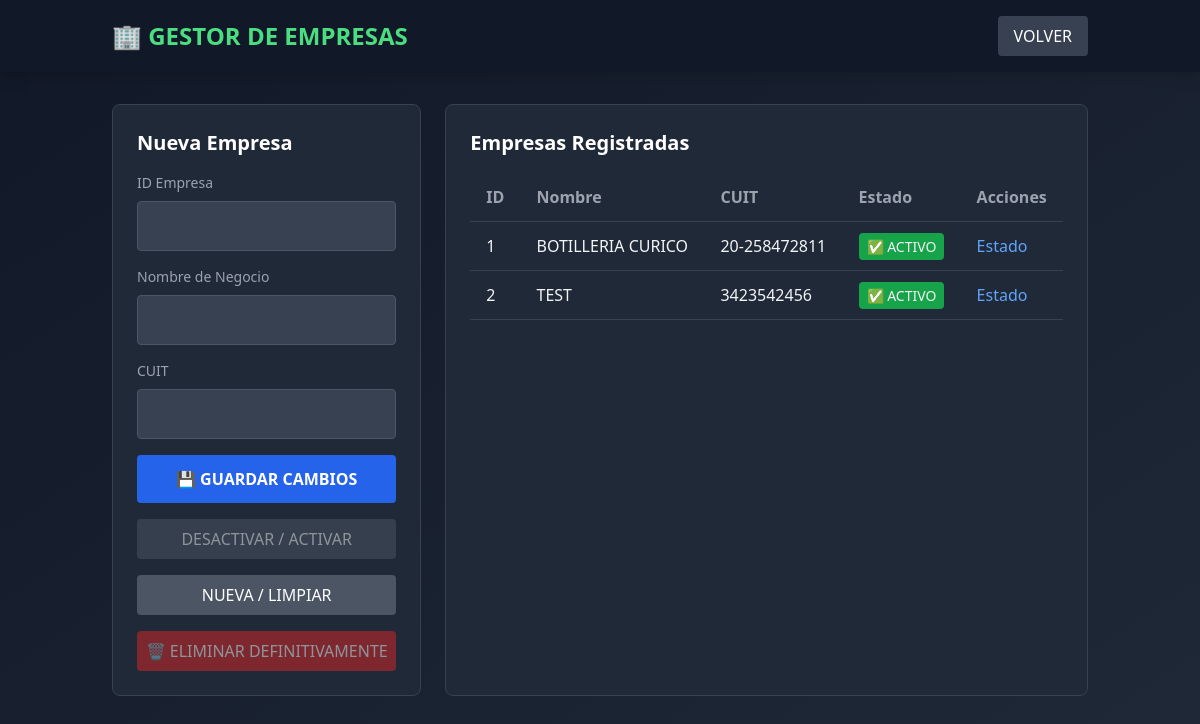
The page /empresas.php (signed in) on the database its author committed.
### tables this page shows
CREATE TABLE `empresas` (
  `id` int(11) NOT NULL AUTO_INCREMENT,
  `nombre` varchar(100) NOT NULL,
  `cuit` varchar(20) DEFAULT NULL,
  `email` varchar(100) DEFAULT NULL,
  `url_personalizada` varchar(50) DEFAULT NULL,
  `activo` tinyint(1) DEFAULT 1,
  PRIMARY KEY (`id`)
);

### config.php (called while the page is built, shortened)
<?php
function getDB() {
    try {
        $pdo = new PDO("mysql:host=".DB_HOST.";dbname=".DB_NAME.";charset=utf8mb4", DB_USER, DB_PASS);
        $pdo->setAttribute(PDO::ATTR_ERRMODE, PDO::ERRMODE_EXCEPTION);
        $pdo->setAttribute(PDO::ATTR_DEFAULT_FETCH_MODE, PDO::FETCH_ASSOC);
        return $pdo;
    } catch(PDOException $e) {
        die("Error de conexión: " . $e->getMessage());
    }
}
function query($sql, $params = []) {
    $db = getDB();
    $stmt = $db->prepare($sql);
    $stmt->execute($params);
    return $stmt;
}
function fetchAll($sql, $params = []) {
    $stmt = query($sql, $params);
    return $stmt->fetchAll();
}

### empresas.php (the view, shortened to what this page needs)
<?php
require_once 'config.php';
$empresas = fetchAll("SELECT id, nombre, cuit, activo FROM empresas ORDER BY id ASC");
?>
<!DOCTYPE html>
<html lang="es">
<head>
    <script src="https://cdn.tailwindcss.com"></script>
</head>
<body class="min-h-screen bg-gradient-to-br from-gray-900 to-gray-800 text-gray-100">
    <header class="bg-gray-900 shadow-lg">
        <div class="container mx-auto px-6 py-4 flex justify-between items-center">
            <h1 class="text-2xl font-bold text-green-400">🏢 GESTOR DE EMPRESAS</h1>
            <a href="dashboard.php" class="bg-gray-700 hover:bg-gray-600 text-white px-4 py-2 rounded">VOLVER</a>
        </div>
    </header>
    <main class="container mx-auto px-6 py-8">
        <div class="grid grid-cols-1 lg:grid-cols-3 gap-6">
            <div class="bg-gray-800 rounded-lg border border-gray-700 p-6">
                <h3 class="text-xl font-bold text-white mb-4" id="formTitle">Nueva Empresa</h3>
                <form method="POST" id="empresaForm">
                    <div class="space-y-4">
                        <div>
                            <label class="block text-gray-400 text-sm mb-2">ID Empresa</label>
                            <input type="number" id="inputId" readonly
                                   class="w-full bg-gray-700 text-white p-3 rounded border border-gray-600">
                        </div>
                        <div>
                            <label class="block text-gray-400 text-sm mb-2">Nombre de Negocio</label>
                            <input type="text" name="nombre" id="nombre" required
                                   class="w-full bg-gray-700 text-white p-3 rounded border border-gray-600">
                        </div>
                        <div>
                            <label class="block text-gray-400 text-sm mb-2">CUIT</label>
                            <input type="text" name="cuit" id="cuit"
                                   class="w-full bg-gray-700 text-white p-3 rounded border border-gray-600">
                        </div>
                        <button type="submit" class="w-full bg-blue-600 hover:bg-blue-700 text-white py-3 rounded font-bold">
                            💾 GUARDAR CAMBIOS
                        </button>
                        <button type="button" onclick="toggleEstado()" id="btnToggle" disabled
                                class="w-full bg-gray-600 hover:bg-gray-700 text-white py-2 rounded disabled:opacity-50">
                            DESACTIVAR / ACTIVAR
                        </button>
                        <button type="button" onclick="limpiarFormulario()" class="w-full bg-gray-600 hover:bg-gray-700 text-white py-2 rounded">
                            NUEVA / LIMPIAR
                        </button>
                        <button type="button" onclick="eliminarEmpresa()" id="btnEliminar" disabled
                                class="w-full bg-red-600 hover:bg-red-700 text-white py-2 rounded disabled:opacity-50">
                            🗑️ ELIMINAR DEFINITIVAMENTE
                        </button>
                    </div>
                </form>
            </div>
            <div class="lg:col-span-2 bg-gray-800 rounded-lg border border-gray-700 p-6">
                <h3 class="text-xl font-bold text-white mb-4">Empresas Registradas</h3>
                <table class="w-full">
                    <thead>
                        <tr class="border-b border-gray-700">
                            <th class="text-left py-3 px-4 text-gray-400">ID</th>
                            <th class="text-left py-3 px-4 text-gray-400">Nombre</th>
                            <th class="text-left py-3 px-4 text-gray-400">CUIT</th>
                            <th class="text-left py-3 px-4 text-gray-400">Estado</th>
                            <th class="text-left py-3 px-4 text-gray-400">Acciones</th>
                        </tr>
                    </thead>
                    <tbody>
                        <?php foreach ($empresas as $e): ?>
                        <tr class="border-b border-gray-700 hover:bg-gray-700 cursor-pointer" onclick="seleccionarEmpresa(<?= $e['id'] ?>, '<?= htmlspecialchars($e['nombre']) ?>', '<?= htmlspecialchars($e['cuit']) ?>', <?= $e['activo'] ?>)">
                            <td class="py-3 px-4"><?= $e['id'] ?></td>
                            <td class="py-3 px-4"><?= htmlspecialchars($e['nombre']) ?></td>
                            <td class="py-3 px-4"><?= htmlspecialchars($e['cuit']) ?></td>
                            <td class="py-3 px-4">
                                <span class="<?= $e['activo'] ? 'bg-green-600' : 'bg-red-600' ?> px-2 py-1 rounded text-sm">
                                    <?= $e['activo'] ? '✅ ACTIVO' : '❌ INACTIVO' ?>
                                </span>
                            </td>
                            <td class="py-3 px-4">
                                <button onclick="event.stopPropagation(); toggleEstadoDirecto(<?= $e['id'] ?>)"
                                        class="text-blue-400 hover:text-blue-300 mr-2">Estado</button>
                            </td>
                        </tr>
                        <?php endforeach; ?>
                    </tbody>
                </table>
            </div>
        </div>
    </main>
</body>
</html>

### rows shown on the page
empresas: id "1", nombre "BOTILLERIA CURICO", cuit "20-258472811", activo "✅ ACTIVO"
empresas: id "2", nombre "TEST", cuit "3423542456", activo "✅ ACTIVO"
